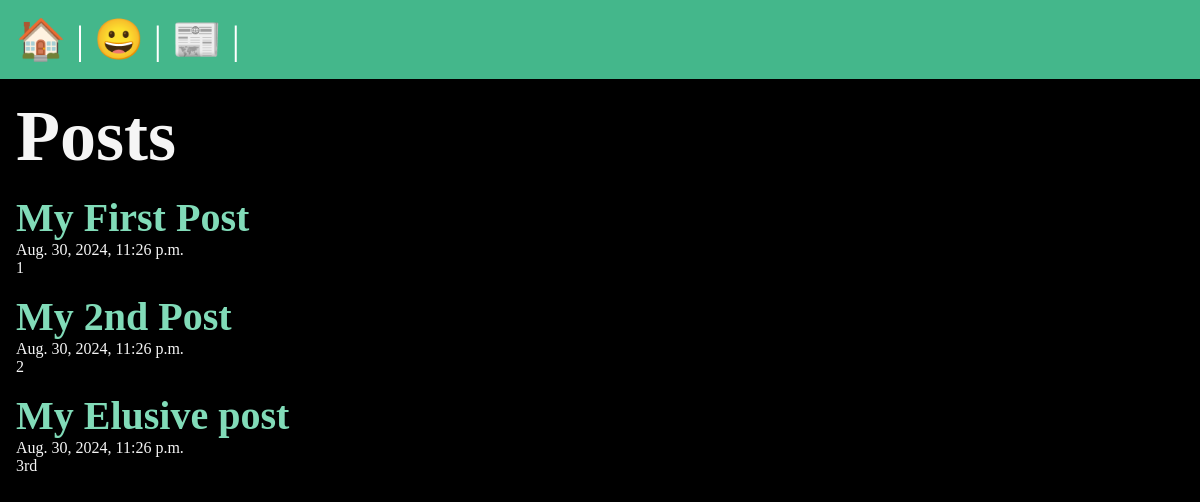
The app's page /posts/, older data.
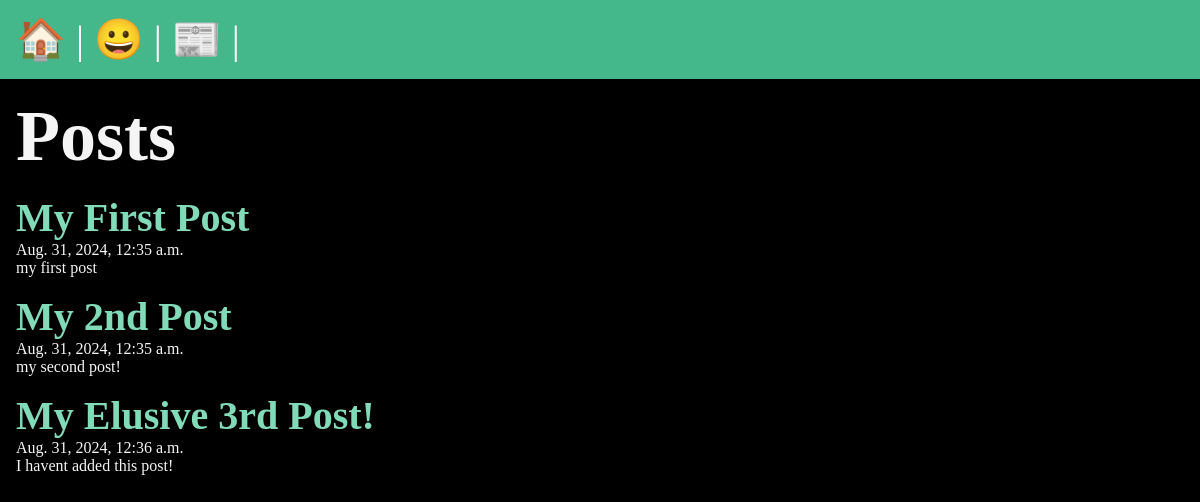
The same page, newer data.
### posts/models.py (models this page shows, shortened)
class Post(models.Model):
    title = models.CharField(max_length=75)
    body = models.TextField()
    slug = models.SlugField()
    date = models.DateTimeField(auto_now_add=True)

### posts/views.py (the view)
# urls.py: path('', views.posts_list, name='list'),
def posts_list(request):
    posts = Post.objects.all()
    return render(request, 'posts/posts_list.html', {'posts': posts})

### posts/templates/posts/posts_list.html (shortened to what this page needs)
{% extends "layout.html" %}
{% block content %}
    <section>
        <h1>Posts</h1>
        {% for post in posts %}
            <article class="post">
                <h2>
                    <a href="{% url "posts:page" slug=post.slug %}">{{ post.title }}</a>
                </h2>
                <p>{{ post.date }}</p>
                <p>{{ post.body }}</p>
            </article>
        {% endfor %}
    </section>
{% endblock  %}

Row changes from the older to the newer data that the page shows:
changed Post "My First Post": date "Aug. 30, 2024, 11:26 p.m." → "Aug. 31, 2024, 12:35 a.m."; body "1" → "my first post"
changed Post "My 2nd Post": date "Aug. 30, 2024, 11:26 p.m." → "Aug. 31, 2024, 12:35 a.m."; body "2" → "my second post!"
changed Post: title "My Elusive post" → "My Elusive 3rd Post!"; date "Aug. 30, 2024, 11:26 p.m." → "Aug. 31, 2024, 12:36 a.m."; body "3rd" → "I havent added this post!"
